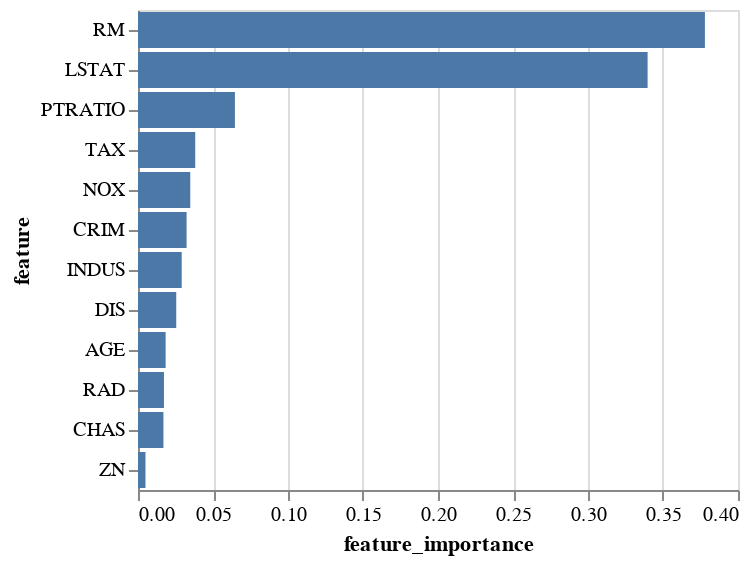

Notebook cell for this chart:
### Code cell
# Solution
alt.Chart(feat_imp_et_df).mark_bar().encode(
    x='feature_importance',
    y=alt.Y("feature", sort='-x'),
    tooltip=['feature','feature_importance'])

### Figure 1 — Vega-Lite specification as saved in the notebook (floating-point values rounded to 4 significant figures)
{"config": {"view": {"continuousWidth": 300, "continuousHeight": 300}}, "data": {"name": "data-8e08280a3badfb8d9f531332df25ed7f"}, "mark": {"type": "bar"}, "encoding": {"tooltip": [{"field": "feature", "type": "nominal"}, {"field": "feature_importance", "type": "quantitative"}], "x": {"field": "feature_importance", "type": "quantitative"}, "y": {"field": "feature", "sort": "-x", "type": "nominal"}}, "$schema": "https://vega.github.io/schema/vega-lite/v5.20.1.json", "datasets": {"data-8e08280a3badfb8d9f531332df25ed7f": [{"feature": "CRIM", "feature_importance": 0.0324}, {"feature": "ZN", "feature_importance": 0.00499}, {"feature": "INDUS", "feature_importance": 0.02914}, {"feature": "CHAS", "feature_importance": 0.01695}, {"feature": "NOX", "feature_importance": 0.03485}, {"feature": "RM", "feature_importance": 0.3779}, {"feature": "AGE", "feature_importance": 0.01842}, {"feature": "DIS", "feature_importance": 0.02549}, {"feature": "RAD", "feature_importance": 0.0173}, {"feature": "TAX", "feature_importance": 0.03816}, {"feature": "PTRATIO", "feature_importance": 0.06462}, {"feature": "LSTAT", "feature_importance": 0.3397}]}}
